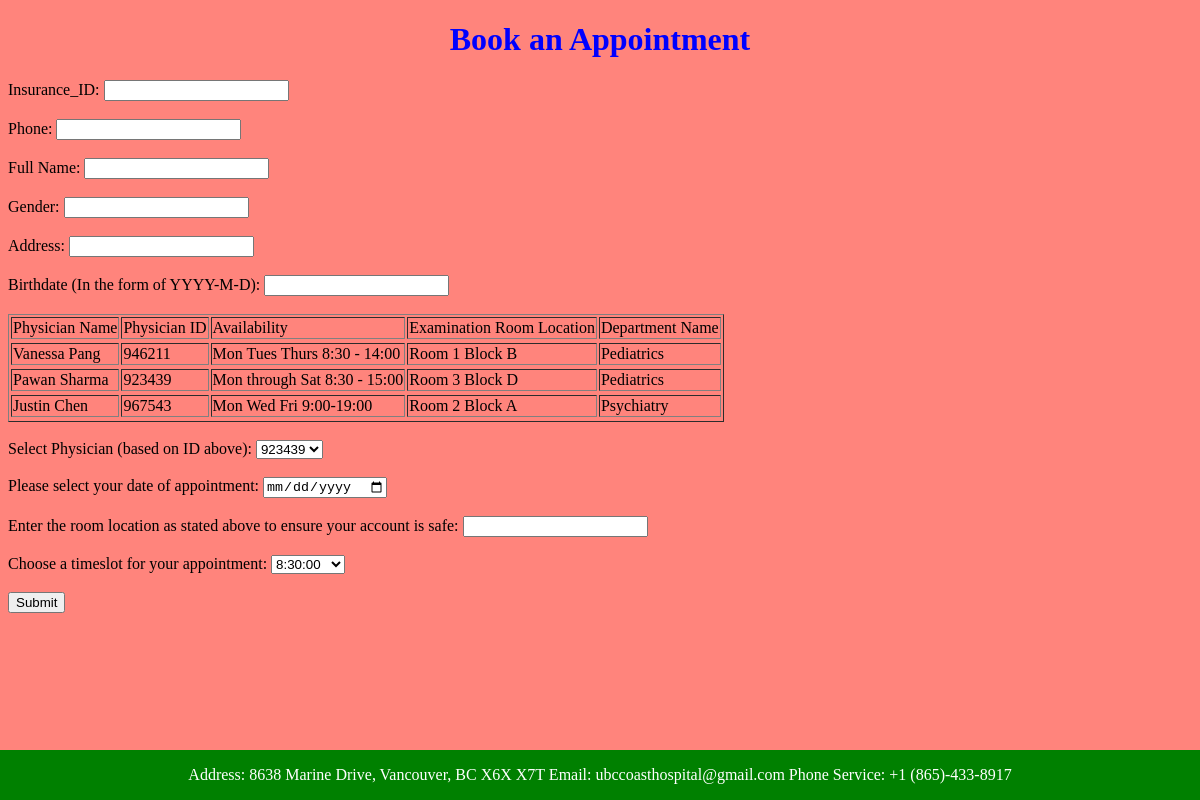
Screenshot of /bookAppointments.php with the database file from the repository.
### tables this page shows
CREATE TABLE `Physician_BelongsTo_TrainedIn1` (
  `Examination_Room_Location` varchar(255) NOT NULL,
  `ID` int(11) NOT NULL,
  `Name` char(50) DEFAULT NULL
);

CREATE TABLE `Physician_BelongsTo_TrainedIn4` (
  `Examination_Room_Location` varchar(255) NOT NULL,
  `Available_Days_and_Times` varchar(255) NOT NULL
);

CREATE TABLE `Department` (
  `ID` int(11) NOT NULL,
  `Department_Name` char(100) NOT NULL,
  `Phone` double NOT NULL
);

### bookAppointments.php (the view, shortened to what this page needs)
<?php
$mysqli = NEW MySQLi('localhost', 'root', 'aries330', '304 Hospital Data');
$resultPhys = $mysqli->query("SELECT P1.ID FROM Physician_BelongsTo_TrainedIn1 P1");
?>
<!DOCTYPE html>
<html lang="en" dir="ltr">
<html>
<head>
<body>
    <form action = "bookingsInsert.php" method = "post">
 	<h1>Book an Appointment</h1>
 	<label for="insurance_id">Insurance_ID:</label>
    <input type="text" id="insurance_id" name="insurance_id" required><br><br>
    <label for="phone">Phone:</label>
    <input type="text" id="phone" name="phone" required><br><br>
    <label for="name">Full Name:</label>
    <input type="text" id="name" name="name" required><br><br>
    <label for="gender">Gender:</label>
    <input type="text" id="gender" name="gender" required><br><br>
    <label for="address">Address:</label>
    <input type="text" id="address" name="address" required><br><br>
    <label for="birthdate">Birthdate (In the form of YYYY-M-D):</label>
    <input type="text" id="birthdate" name="birthdate" required><br><br>
    <?php
    $sql_show = "SELECT P1.Name, P1.ID, P4.Available_Days_and_Times, P1.Examination_Room_Location, D.Department_Name FROM Physician_BelongsTo_TrainedIn1 P1, Physician_BelongsTo_TrainedIn4 P4, Department D, Physician_BelongsTo_TrainedIn3 P3 WHERE P1.Examination_Room_Location = P4.Examination_Room_Location AND P3.Department_ID = D.ID AND P3.Examination_Room_Location = P1.Examination_Room_Location";
    $res = mysqli_query($mysqli, $sql_show);
    echo"<table border='1'>";
    echo"<tr><td>Physician Name</td><td>Physician ID</td><td>Availability</td><td>Examination Room Location</td><td>Department Name</td><tr>";
    while($row = mysqli_fetch_assoc($res)) {
        echo"<tr><td>{$row['Name']}</td><td>{$row['ID']}</td><td>{$row['Available_Days_and_Times']}</td><td>{$row['Examination_Room_Location']}</td><td>{$row['Department_Name']}</td><tr>";
    }
    echo"</table>";
    ?>
    <br>
    <label for="physician_id">Select Physician (based on ID above):</label>
    <select name = "physician_id">
        <?php
        while ($rows = $resultPhys->fetch_assoc()) {
            $phys = $rows['ID'];
            echo "<option value = '$phys'>$phys</option>";
        }
        ?>
    </select><br><br>
    <label for="date_of_appointment">Please select your date of appointment:</label>
    <input type="date" id="date_of_appointment" name="date_of_appointment" required><br><br>
    <label for="examination_room_location">Enter the room location as stated above to ensure your account is safe:</label>
    <input type="text" id="examination_room_location" name="examination_room_location" required><br><br>
    <label for="timeslots">Choose a timeslot for your appointment:</label>
    <select name = "timeslots" id="timeslots">
        <option value="8:30">8:30:00</option>
    <select>
    <br>
    <br>
    <input type = "submit" name = "submit" value="Submit">
    <div class="footer">
      <p style="font-family: chalkboard">Address: 8638 Marine Drive, Vancouver, BC X6X X7T     Email: ubccoasthospital@gmail.com     Phone Service: +1 (865)-433-8917</p>
    </div>
</body>

### bookAppointments.php (style rules this page uses)
body { background-color: #ff847c; }
h1 { color: blue; font-family: chalkboard; font-size: 200%; text-align: center; }
.footer { position: fixed; left: 0; bottom: 0; width: 100%; background-color: green; color: white; text-align: center; }

### rows the page displays
physician_belongsto_trainedin1: Name "Vanessa Pang", ID "946211", physician_belongsto_trainedin4.Available_Days_and_Times "Mon Tues Thurs 8:30 - 14:00", Examination_Room_Location "Room 1 Block B", department.Department_Name "Pediatrics"
physician_belongsto_trainedin1: Name "Pawan Sharma", ID "923439", physician_belongsto_trainedin4.Available_Days_and_Times "Mon through Sat 8:30 - 15:00", Examination_Room_Location "Room 3 Block D", department.Department_Name "Pediatrics"
physician_belongsto_trainedin1: Name "Justin Chen", ID "967543", physician_belongsto_trainedin4.Available_Days_and_Times "Mon Wed Fri 9:00-19:00", Examination_Room_Location "Room 2 Block A", department.Department_Name "Psychiatry"

### other values shown
form field physician_id "923439"
